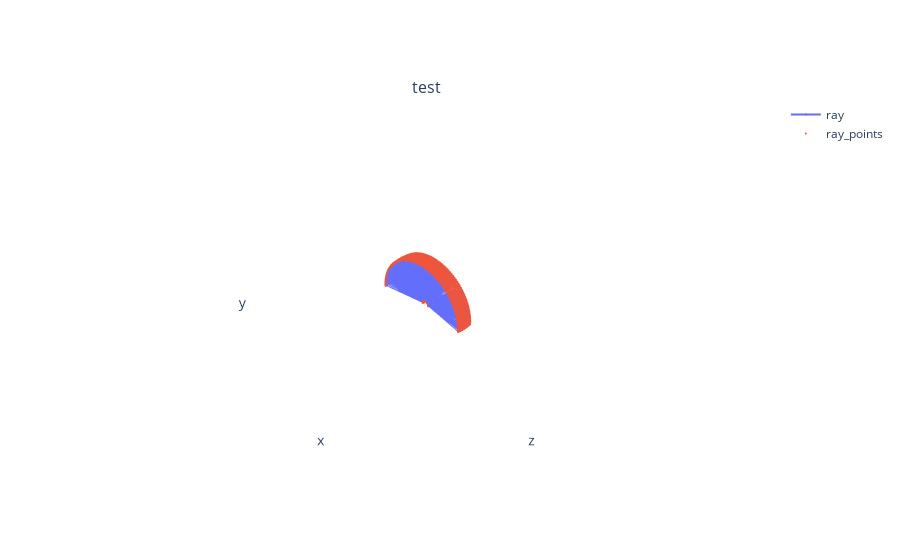

Notebook cell for this chart:
### Code cell
ray_bundle = visualize_LiDAR(lidar)

plot_scene({
    "test": {"ray": ray_bundle,
             "object": obj},
},
    raybundle_ray_line_width=2.0,
)

### Figure 1 — Plotly figure (JSON) as saved in the notebook; plotly's stock layout.template omitted (floating-point values rounded to 4 significant figures; data arrays with more than 128 entries replaced by an {"elided": "..."} marker saying what was removed)
{"data": [{"line": {"width": 2}, "marker": {"size": 0.1}, "name": "ray", "scene": "scene", "type": "scatter3d", "x": {"elided": "1729 float values"}, "y": {"elided": "1729 float values"}, "z": {"elided": "1729 float values"}}, {"marker": {"size": 1}, "mode": "markers", "name": "ray_points", "scene": "scene", "type": "scatter3d", "x": {"elided": "1152 float values"}, "y": {"elided": "1152 float values"}, "z": {"elided": "1152 float values"}}, {"i": [0, 0, 0, 0, 0, 1, 5, 11, 10, 7, 3, 3, 3, 3, 3, 4, 2, 6, 8, 9, 11, 5, 1, 7, 10, 5, 11, 10, 7, 1, 9, 4, 2, 6, 8, 9, 4, 2, 6, 8, 5, 1, 7, 10, 11, 9, 4, 2, 6, 8, 4, 2, 6, 8, 9, 5, 11, 10, 7, 1, 34, 17, 18, 39, 41, 33, 32, 24, 35, 19, 31, 22, 23, 36, 40, 33, 32, 24, 35, 19], "j": [16, 13, 12, 14, 15, 17, 34, 41, 39, 18, 29, 26, 21, 27, 28, 31, 22, 23, 36, 40, 34, 17, 18, 39, 41, 33, 32, 24, 35, 19, 31, 22, 23, 36, 40, 33, 32, 24, 35, 19, 13, 12, 14, 15, 16, 20, 30, 25, 37, 38, 26, 21, 27, 28, 29, 30, 25, 37, 38, 20, 13, 12, 14, 15, 16, 20, 30, 25, 37, 38, 26, 21, 27, 28, 29, 30, 25, 37, 38, 20], "k": [13, 12, 14, 15, 16, 20, 30, 25, 37, 38, 26, 21, 27, 28, 29, 30, 25, 37, 38, 20, 16, 13, 12, 14, 15, 17, 34, 41, 39, 18, 29, 26, 21, 27, 28, 31, 22, 23, 36, 40, 34, 17, 18, 39, 41, 33, 32, 24, 35, 19, 31, 22, 23, 36, 40, 33, 32, 24, 35, 19, 16, 13, 12, 14, 15, 17, 34, 41, 39, 18, 29, 26, 21, 27, 28, 31, 22, 23, 36, 40], "lighting": {"ambient": 0.8, "diffuse": 1, "facenormalsepsilon": 1e-06, "fresnel": 0, "roughness": 0.5, "specular": 0, "vertexnormalsepsilon": 1e-12}, "name": "object", "scene": "scene", "type": "mesh3d", "x": [-0.5257, 0.5257, -0.5257, 0.5257, 0, 0, 0, 0, 0.8507, 0.8507, -0.8507, -0.8507, 0, -0.309, -0.309, -0.809, -0.809, 0.309, 0.309, 0.809, 0.809, 0, -0.309, -0.309, -0.809, -0.809, 0.309, 0.309, 0.809, 0.809, 0, 0.5, -0.5, 0.5, -0.5, 0, 0.5, -0.5, 0.5, -0.5, 1, -1], "y": [10.85, 10.85, 9.149, 9.149, 9.474, 10.53, 9.474, 10.53, 10, 10, 10, 10, 11, 10.81, 10.81, 10.5, 10.5, 10.81, 10.81, 10.5, 10.5, 9, 9.191, 9.191, 9.5, 9.5, 9.191, 9.191, 9.5, 9.5, 10, 9.691, 9.691, 10.31, 10.31, 10, 9.691, 9.691, 10.31, 10.31, 10, 10], "z": [0, 0, 0, 0, 0.8507, 0.8507, -0.8507, -0.8507, -0.5257, 0.5257, -0.5257, 0.5257, 0, 0.5, -0.5, -0.309, 0.309, 0.5, -0.5, -0.309, 0.309, 0, 0.5, -0.5, -0.309, 0.309, 0.5, -0.5, -0.309, 0.309, 1, 0.809, 0.809, 0.809, 0.809, -1, -0.809, -0.809, -0.809, -0.809, 0, 0]}], "layout": {"annotations": [{"font": {"size": 16}, "showarrow": false, "text": "test", "x": 0.5, "xanchor": "center", "xref": "paper", "y": 1, "yanchor": "bottom", "yref": "paper"}], "scene": {"aspectmode": "cube", "camera": {"up": {"x": 0, "y": 1, "z": 0}}, "domain": {"x": [0, 1], "y": [0, 1]}, "xaxis": {"backgroundcolor": "#fff", "range": [-39.83, 40.13], "showaxeslabels": false, "showgrid": false, "showline": false, "showticklabels": false, "ticks": "", "zeroline": false}, "yaxis": {"backgroundcolor": "#fff", "range": [-33.17, 46.79], "showaxeslabels": false, "showgrid": false, "showline": false, "showticklabels": false, "ticks": "", "zeroline": false}, "zaxis": {"backgroundcolor": "#fff", "range": [-39.75, 40.21], "showaxeslabels": false, "showgrid": false, "showline": false, "showticklabels": false, "ticks": "", "zeroline": false}}}}
